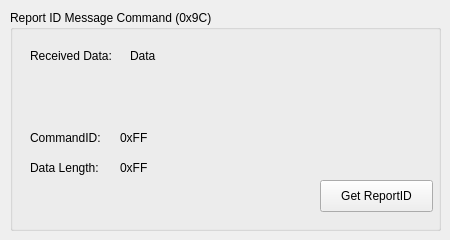
      <widget class="QWidget" name="tab_ReportIDCmd">
       <attribute name="title">
        <string>ReportIDMessageCmd</string>
       </attribute>
       <widget class="QGroupBox" name="groupBox_12">
        <property name="geometry">
         <rect>
          <x>10</x>
          <y>10</y>
          <width>431</width>
          <height>221</height>
         </rect>
        </property>
        <property name="title">
         <string>Report ID Message Command (0x9C)</string>
        </property>
        <widget class="QPushButton" name="reportID_Btn">
         <property name="geometry">
          <rect>
           <x>310</x>
           <y>170</y>
           <width>113</width>
           <height>32</height>
          </rect>
         </property>
         <property name="text">
          <string>Get ReportID</string>
         </property>
        </widget>
        <widget class="QLabel" name="label_reportID">
         <property name="geometry">
          <rect>
           <x>120</x>
           <y>30</y>
           <width>61</width>
           <height>31</height>
          </rect>
         </property>
         <property name="text">
          <string>Data</string>
         </property>
        </widget>
        <widget class="QLabel" name="label_cmdid">
         <property name="geometry">
          <rect>
           <x>20</x>
           <y>120</y>
           <width>81</width>
           <height>16</height>
          </rect>
         </property>
         <property name="text">
          <string>CommandID:</string>
         </property>
        </widget>
        <widget class="QLabel" name="label_datalen">
         <property name="geometry">
          <rect>
           <x>20</x>
           <y>150</y>
           <width>81</width>
           <height>16</height>
          </rect>
         </property>
         <property name="text">
          <string>Data Length:</string>
         </property>
        </widget>
        <widget class="QLabel" name="label_CmdID">
         <property name="geometry">
          <rect>
           <x>110</x>
           <y>120</y>
           <width>60</width>
           <height>16</height>
          </rect>
         </property>
         <property name="text">
          <string>0xFF</string>
         </property>
        </widget>
        <widget class="QLabel" name="label_DataLen">
         <property name="geometry">
          <rect>
           <x>110</x>
           <y>150</y>
           <width>60</width>
           <height>16</height>
          </rect>
         </property>
         <property name="text">
          <string>0xFF</string>
         </property>
        </widget>
        <widget class="QLabel" name="label_version_11">
         <property name="geometry">
          <rect>
           <x>20</x>
           <y>30</y>
           <width>101</width>
           <height>31</height>
          </rect>
         </property>
         <property name="text">
          <string>Received Data:</string>
         </property>
        </widget>
       </widget>
      </widget>
